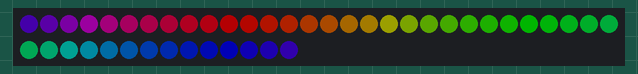
This program was run on a simulated CircuitPython board. On the bench: 44 RGB LEDs in strip order, left to right, continuing on the next row. Dim RGB values are drawn brighter than linear.

Above: at 0.8 s.
At 1.9 s:
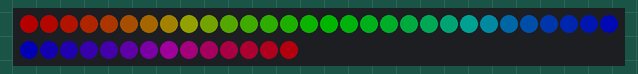

Measured:
- by itself, everything shown: repeats every 1.8 s, in 3 steps
- what the display in image 1 shows lasts 0.7 s, from 1.8 s to 2.5 s

The program:

code.py
```python
import time
import board
from rainbowio import colorwheel
import neopixel

# Update this to match the pin to which you connected the NeoPixels
pixel_pin = board.A3
# Update this to match the number of NeoPixels connected
num_pixels = 44

pixels = neopixel.NeoPixel(pixel_pin, num_pixels, auto_write=False)
# Set to 0-1 to change the brightness of the NeoPixels
pixels.brightness = .25

def rainbow_cycle(wait):
    """Rainbow cycle animation. Cycles across all pixels."""
    for color_index in range(255):
        for pixel in range(num_pixels):
            pixel_index = (pixel * 256 // num_pixels) + color_index
            pixels[pixel] = colorwheel(pixel_index & 255)
        pixels.show()
        time.sleep(wait)


RED = (255, 0, 0)
YELLOW = (255, 150, 0)
GREEN = (0, 255, 0)
CYAN = (0, 255, 255)
BLUE = (0, 0, 255)
PURPLE = (180, 0, 255)

while True:
    # Rainbow cycle.
    rainbow_cycle(0)  # Increase the number to slow down the rainbow.
```
